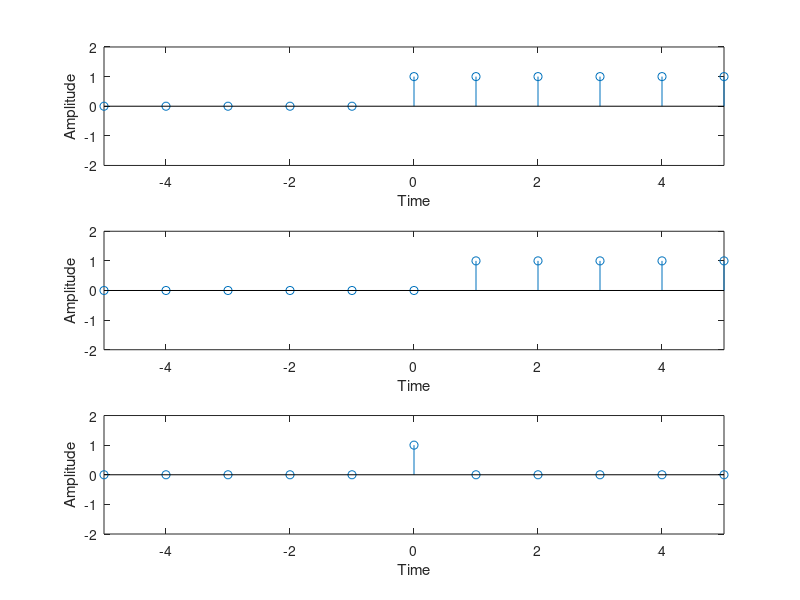

Write the MATLAB code that produced this figure.
n = -20:20;

unit_n1 = n>=0;
subplot(3,1,1); 
stem(n, unit_n1);
xlabel('Time');
ylabel('Amplitude');
axis([-5 5 -2 2]);

unit_n2 = n>=1;
subplot(3,1,2); 
stem(n, unit_n2);
xlabel('Time');
ylabel('Amplitude');
axis([-5 5 -2 2]);

delta_n = unit_n1 - unit_n2;
subplot(3,1,3);
stem(n, delta_n);
xlabel('Time');
ylabel('Amplitude');
axis([-5 5 -2 2]);
